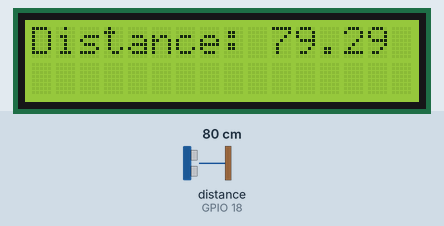
Bench run of a sketch on a simulated ESP32. On the bench: 16×2 character LCD. Wiring (inferred from the names in the program): ultrasonic range finder: trigger GPIO 5; echo GPIO 18. The inputs (shaded band) are chosen by the test bench; at power-on: distance to the obstacle (sensor on GPIO 18) 80 cm. The echo pulse lasts 58.3 µs per cm.

Above: at 1.2 s.
1.3 s: distance to the obstacle (sensor on GPIO 18) set to 2 cm
At 2.8 s:
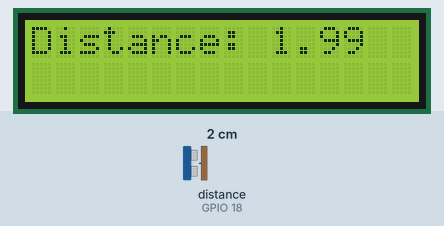
3.1 s: distance to the obstacle (sensor on GPIO 18) set to 4 cm
At 3.6 s:
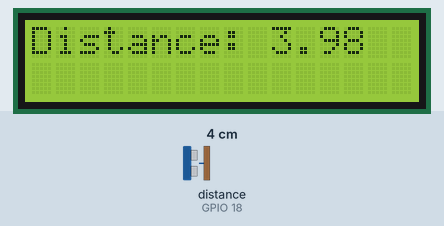
4.6 s: distance to the obstacle (sensor on GPIO 18) set to 9 cm
At 5.4 s:
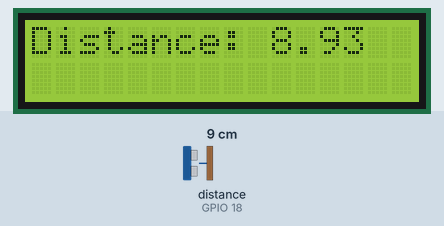
Timing chart, 0 to 7.6 s (numbered marks = the images above; inputs shaded):
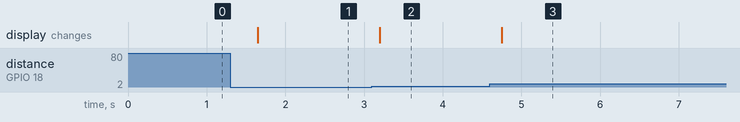

Measured:
- after the input at 1.3 s, the display: changes after 0.35 s (image 1)
- after the input at 3.1 s, the display: changes after 0.10 s (image 2)
- after the input at 4.6 s, the display: changes after 0.15 s (image 3)

The sketch:

lcdwithultra.ino
```cpp
#include <LiquidCrystal_I2C.h>

LiquidCrystal_I2C lcd(0x27, 16, 2); // I2C address 0x3F, 16 column and 2 rows

#define TRIG_PIN 5 // ESP32 pin GPIO23 connected to Ultrasonic Sensor's TRIG pin
#define ECHO_PIN 18 // ESP32 pin GPIO22 connected to Ultrasonic Sensor's ECHO pin

float duration_us, distance_cm;

void setup() {
  lcd.init();               // initialize the lcd
  lcd.backlight();          // open the backlight
  pinMode(TRIG_PIN, OUTPUT); // config trigger pin to output mode
  pinMode(ECHO_PIN, INPUT);  // config echo pin to input mode
}

void loop() {
  // generate 10-microsecond pulse to TRIG pin
  digitalWrite(TRIG_PIN, HIGH);
  delayMicroseconds(10);
  digitalWrite(TRIG_PIN, LOW);

  // measure duration of pulse from ECHO pin
  duration_us = pulseIn(ECHO_PIN, HIGH);

  // calculate the distance
  distance_cm = 0.017 * duration_us;

  lcd.clear();
  lcd.setCursor(0, 0); // start to print at the first row
  lcd.print("Distance: ");
  lcd.print(distance_cm);

  delay(500);
}
```
